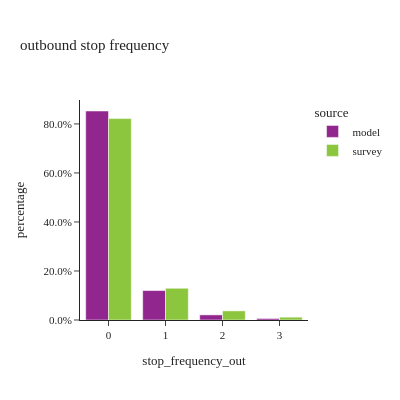
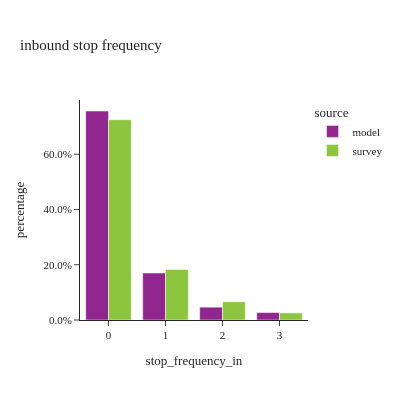

Notebook code for these charts, in order:
### Code cell
#| layout-ncol: 2

util.plot_share_barchart(tour_data, 'tour_weight', 'stop_frequency_out', title="outbound stop frequency", width=400)
util.plot_share_barchart(tour_data, 'tour_weight', 'stop_frequency_in', title="inbound stop frequency", width=400)

### Figure 1 — Plotly figure (JSON) as saved in the notebook; plotly's stock layout.template omitted (floating-point values rounded to 4 significant figures)
{"data": [{"alignmentgroup": "True", "customdata": [[4216653], [594227], [103193], [30681]], "hovertemplate": "source=model<br>stop_frequency_out=%{x}<br>percentage=%{y}<br>sample_size=%{customdata[0]}<extra></extra>", "legendgroup": "model", "marker": {"color": "#91268F", "pattern": {"shape": ""}}, "name": "model", "offsetgroup": "model", "orientation": "v", "showlegend": true, "textposition": "auto", "type": "bar", "x": ["0", "1", "2", "3"], "xaxis": "x", "y": [0.8528, 0.1202, 0.02087, 0.006205], "yaxis": "y"}, {"alignmentgroup": "True", "customdata": [[9150], [1352], [462], [156]], "hovertemplate": "source=survey<br>stop_frequency_out=%{x}<br>percentage=%{y}<br>sample_size=%{customdata[0]}<extra></extra>", "legendgroup": "survey", "marker": {"color": "#8CC63E", "pattern": {"shape": ""}}, "name": "survey", "offsetgroup": "survey", "orientation": "v", "showlegend": true, "textposition": "auto", "type": "bar", "x": ["0", "1", "2", "3"], "xaxis": "x", "y": [0.8218, 0.1295, 0.03721, 0.01154], "yaxis": "y"}], "layout": {"barmode": "group", "height": 400, "legend": {"title": {"text": "source"}, "tracegroupgap": 0}, "title": {"text": "outbound stop frequency"}, "width": 400, "xaxis": {"anchor": "y", "domain": [0, 1], "title": {"text": "stop_frequency_out"}}, "yaxis": {"anchor": "x", "domain": [0, 1], "tickformat": ".1%", "title": {"text": "percentage"}}}}

### Figure 2 — Plotly figure (JSON) as saved in the notebook; plotly's stock layout.template omitted (floating-point values rounded to 4 significant figures)
{"data": [{"alignmentgroup": "True", "customdata": [[3740495], [841101], [229746], [133412]], "hovertemplate": "source=model<br>stop_frequency_in=%{x}<br>percentage=%{y}<br>sample_size=%{customdata[0]}<extra></extra>", "legendgroup": "model", "marker": {"color": "#91268F", "pattern": {"shape": ""}}, "name": "model", "offsetgroup": "model", "orientation": "v", "showlegend": true, "textposition": "auto", "type": "bar", "x": ["0", "1", "2", "3"], "xaxis": "x", "y": [0.7565, 0.1701, 0.04646, 0.02698], "yaxis": "y"}, {"alignmentgroup": "True", "customdata": [[8391], [1864], [625], [240]], "hovertemplate": "source=survey<br>stop_frequency_in=%{x}<br>percentage=%{y}<br>sample_size=%{customdata[0]}<extra></extra>", "legendgroup": "survey", "marker": {"color": "#8CC63E", "pattern": {"shape": ""}}, "name": "survey", "offsetgroup": "survey", "orientation": "v", "showlegend": true, "textposition": "auto", "type": "bar", "x": ["0", "1", "2", "3"], "xaxis": "x", "y": [0.7252, 0.183, 0.06609, 0.02571], "yaxis": "y"}], "layout": {"barmode": "group", "height": 400, "legend": {"title": {"text": "source"}, "tracegroupgap": 0}, "title": {"text": "inbound stop frequency"}, "width": 400, "xaxis": {"anchor": "y", "domain": [0, 1], "title": {"text": "stop_frequency_in"}}, "yaxis": {"anchor": "x", "domain": [0, 1], "tickformat": ".1%", "title": {"text": "percentage"}}}}
